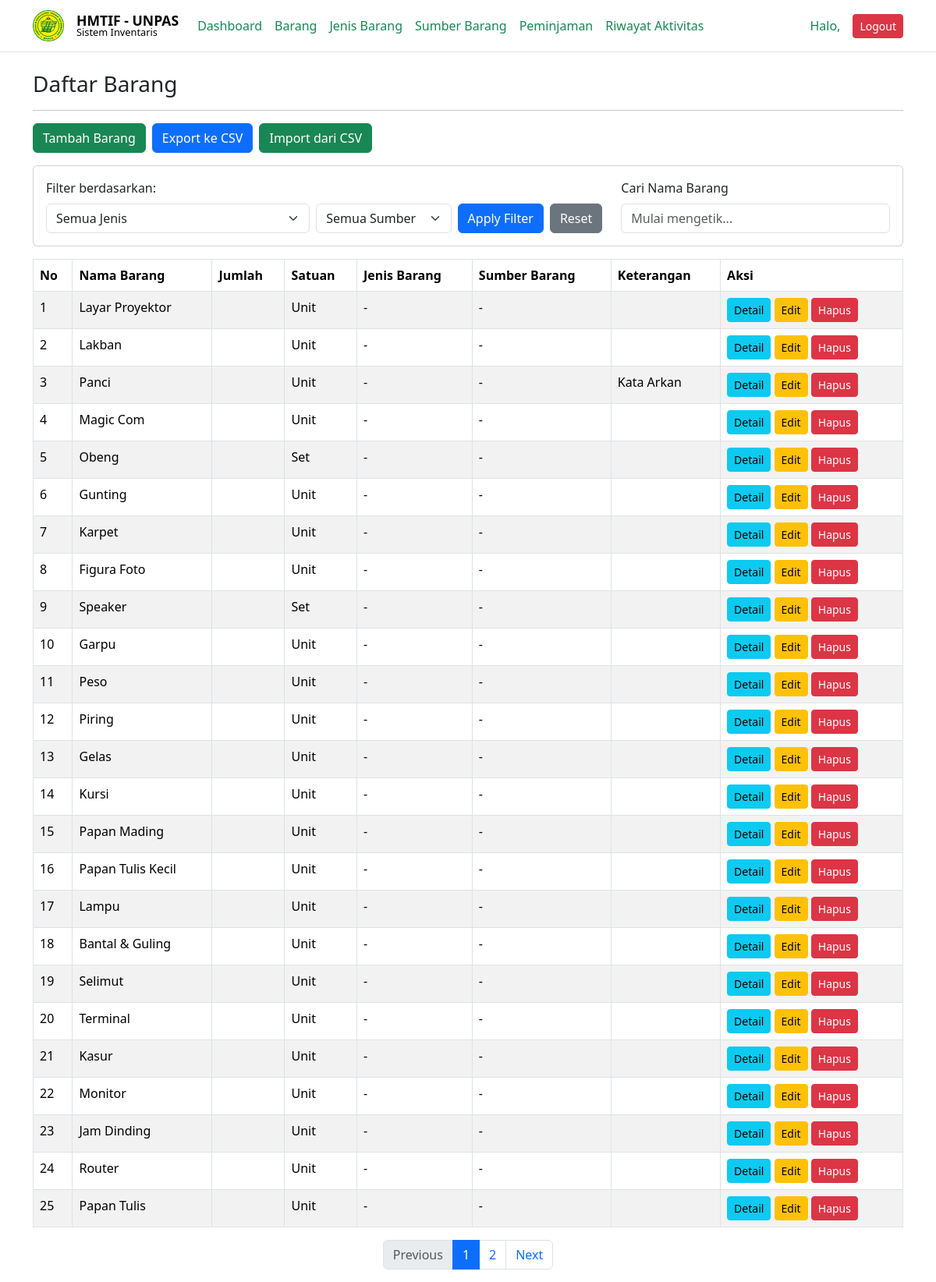
Before: /public/barang (signed in) with the older database file.
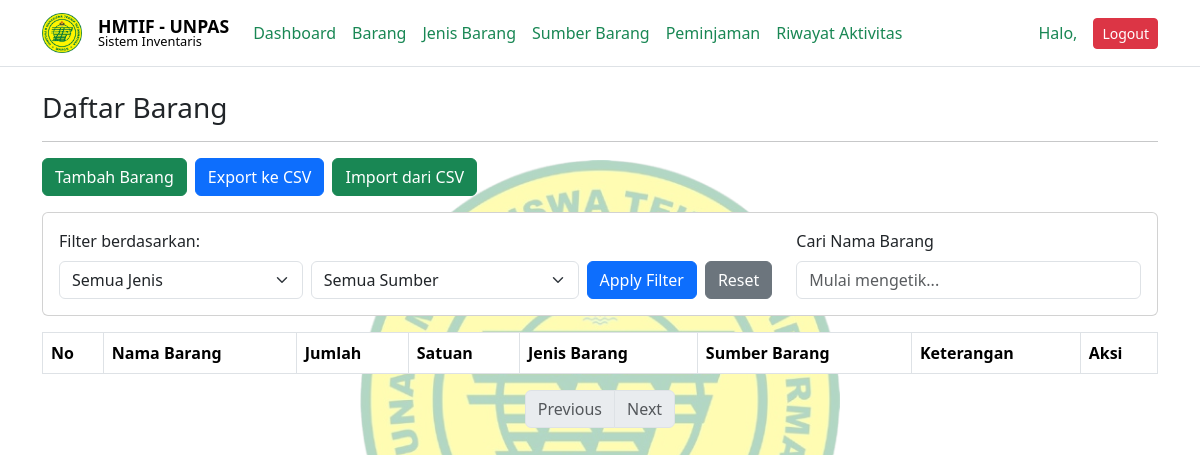
After: the same page with the newer database file.
### tables this page shows
CREATE TABLE `barang` (
  `id` int NOT NULL,
  `nama_barang` varchar(100) NOT NULL,
  `jumlah` int NOT NULL,
  `satuan` varchar(20) NOT NULL,
  `id_jenis` int DEFAULT NULL,
  `id_sumber` int DEFAULT NULL,
  `keterangan` text,
  `dibuat_pada` datetime DEFAULT CURRENT_TIMESTAMP
);

### app/core/Controller.php (called while the page is built, shortened)
<?php
class Controller {
    public function view($view, $data = []) {
        require_once '../views/' . $view . '.php';
    }
    public function model($model) {
        return new $model();
    }
}

### app/controllers/BarangController.php (called while the page is built, shortened)
<?php
class BarangController extends Controller {
    public function index()
    {
        $data['judul'] = 'Daftar Barang';
        $limit = 25;
        $page = (isset($_GET['page'])) ? (int)$_GET['page'] : 1;
        $offset = ($page > 1) ? ($page * $limit) - $limit : 0;
        $params = [
            'limit' => $limit,
            'offset' => $offset,
            'jenis_id' => $_GET['jenis'] ?? null,
            'sumber_id' => $_GET['sumber'] ?? null,
            'sort' => $_GET['sort'] ?? 'id',
            'direction' => $_GET['direction'] ?? 'desc'
        ];
        $total_records = $this->model('Barang_model')->countAllBarang($params);
        $data['total_pages'] = ceil($total_records / $limit);
        $data['current_page'] = $page;
        $data['start_number'] = $offset + 1;
        $data['barang'] = $this->model('Barang_model')->getAllBarang($params);
        $data['jenis_list'] = $this->model('Barang_model')->getAllJenis();
        $data['sumber_list'] = $this->model('Barang_model')->getAllSumber();
        $data['current_filters'] = $params;
        $this->view('templates/header', $data);
        $this->view('barang/index', $data);
        $this->view('templates/footer');
    }
}

### app/core/App.php (called while the page is built, shortened)
<?php
class App {
    protected $controller = 'Home';
    protected $method = 'index';
    protected $params = [];
    public function __construct() {
        $url = $this->parseURL();
        if(isset($url[0]) && file_exists('../app/controllers/' . $url[0] . 'Controller.php')) {
            $this->controller = $url[0];
        }
        require_once '../app/controllers/' . $this->controller . 'Controller.php';
        $this->controller = new ($this->controller . 'Controller');
        call_user_func_array([$this->controller, $this->method], $this->params);
    }
    public function parseURL() {
        if(isset($_GET['url'])) {
            $url = rtrim($_GET['url'], '/');
            $url = filter_var($url, FILTER_SANITIZE_URL);
            $url = explode('/', $url);
            return $url;
        }
        return [];
    }
}

### public/index.php (called while the page is built, shortened)
<?php
$app = new App();

### app/models/Barang_model.php (called while the page is built, shortened)
<?php
class Barang_model {
    private $dbh;
    public function __construct() {
        $dsn = 'mysql:host=' . DB_HOST . ';dbname=' . DB_NAME;
        try {
            $this->dbh = new PDO($dsn, DB_USER, DB_PASS);
        } catch(PDOException $e) {
            die($e->getMessage());
        }
    }
    public function getAllBarang($params = [])
    {
        $query = "SELECT b.*, j.nama_jenis, s.nama_sumber
                  FROM barang b
                  LEFT JOIN jenis_barang j ON b.id_jenis = j.id
                  LEFT JOIN sumber_barang s ON b.id_sumber = s.id";
        $orderBy = 'b.id DESC';
        $query .= " ORDER BY " . $orderBy;
        $limit = $params['limit'] ?? 25;
        $offset = $params['offset'] ?? 0;
        $query .= " LIMIT :limit OFFSET :offset";
        $this->stmt = $this->dbh->prepare($query);
        $this->stmt->bindValue(':limit', $limit, PDO::PARAM_INT);
        $this->stmt->bindValue(':offset', $offset, PDO::PARAM_INT);
        $this->stmt->execute();
        return $this->stmt->fetchAll(PDO::FETCH_ASSOC);
    }
}

### views/barang/index.php (the view, shortened to what this page needs)
<div class="container mt-4">
  <h3><?= $data['judul']; ?></h3>
  <hr>
  <div class="d-flex justify-content-start mb-3">
  <a href="<?= BASEURL; ?>/barang/tambah" class="btn btn-success me-2">Tambah Barang</a>
  <a href="<?= BASEURL; ?>/barang/exportCsv" class="btn btn-primary me-2">Export ke CSV</a>
  <a href="<?= BASEURL; ?>/barang/importCsvForm" class="btn btn-success me-2">Import dari CSV</a>
  </div>
  <div class="card mb-3">
    <div class="card-body">
      <div class="row align-items-end">
        <div class="col-md-8">
          <form action="<?= BASEURL; ?>/barang" method="get" class="d-flex align-items-end">
            <div class="flex-grow-1 me-2">
              <label class="form-label">Filter berdasarkan:</label>
              <select name="jenis" class="form-select">
                <option value="">Semua Jenis</option>
              </select>
            </div>
            <div class="flex-grow-1 me-2">
              <label class="form-label">&nbsp;</label>
              <select name="sumber" class="form-select">
                <option value="">Semua Sumber</option>
              </select>
            </div>
            <div class="me-2">
              <button type="submit" class="btn btn-primary">Apply Filter</button>
            </div>
            <div>
              <a href="<?= BASEURL; ?>/barang" class="btn btn-secondary">Reset</a>
            </div>
          </form>
        </div>
        <div class="col-md-4">
          <label for="keyword" class="form-label">Cari Nama Barang  </label>
          <input type="text" class="form-control" placeholder="Mulai mengetik..." name="keyword" id="keyword" autocomplete="off">
        </div>
      </div>
    </div>
  </div>
  <table class="table table-bordered table-striped">
    <thead>
      <tr>
        <th>No</th>
        <th>Nama Barang</th>
        <th>Jumlah</th>
        <th>Satuan</th>
        <th>Jenis Barang</th>
        <th>Sumber Barang</th>
        <th>Keterangan</th>
        <th>Aksi</th>
      </tr>
    </thead>
    <tbody id="table-body">
        <?php $no = $data['start_number'];  ?>
        <?php foreach($data['barang'] as $brg) : ?>
        <tr>
            <td><?= $no++; ?></td>
            <td><?= htmlspecialchars($brg['nama_barang']); ?></td>
            <td><?= htmlspecialchars($brg['jumlah']); ?></td>
            <td><?= htmlspecialchars($brg['satuan']); ?></td>
            <td><?= htmlspecialchars($brg['nama_jenis'] ?? '-'); ?></td>
            <td><?= htmlspecialchars($brg['nama_sumber'] ?? '-'); ?></td>
            <td>
                <?php
                    $keterangan = $brg['keterangan'];
                    if (strlen($keterangan) > 40) {
                        echo htmlspecialchars(substr($keterangan, 0, 40)) . '...';
                    } else {
                        echo htmlspecialchars($keterangan ?? '-');
                    }
                ?>
            </td>
            <td>
                <a href="<?= BASEURL; ?>/barang/detail/<?= $brg['id']; ?>" class="btn btn-sm btn-info">Detail</a>
                <a href="<?= BASEURL; ?>/barang/edit/<?= $brg['id']; ?>" class="btn btn-sm btn-warning">Edit</a>
                <a href="<?= BASEURL; ?>/barang/hapus/<?= $brg['id']; ?>" class="btn btn-sm btn-danger" onclick="return confirm('Yakin?');">Hapus</a>
            </td>
        </tr>
        <?php endforeach; ?>
    </tbody>
  </table>
  <nav>
    <ul class="pagination justify-content-center">
        <li class="page-item <?= ($data['current_page'] <= 1) ? 'disabled' : ''; ?>">
            <a class="page-link" href="?page=<?= $data['current_page'] - 1; ?>">Previous</a>
        </li>
        <?php for($i = 1; $i <= $data['total_pages']; $i++): ?>
            <li class="page-item <?= ($i == $data['current_page']) ? 'active' : ''; ?>">
                <a class="page-link" href="?page=<?= $i; ?>"><?= $i; ?></a>
            </li>
        <?php endfor; ?>
        <li class="page-item <?= ($data['current_page'] >= $data['total_pages']) ? 'disabled' : ''; ?>">
            <a class="page-link" href="?page=<?= $data['current_page'] + 1; ?>">Next</a>
        </li>
    </ul>
  </nav>
</div>

### views/templates/header.php (shortened to what this page needs)
<!DOCTYPE html>
<html lang="en">
<head>
    <link href="https://cdn.jsdelivr.net/npm/bootstrap@5.3.3/dist/css/bootstrap.min.css" rel="stylesheet">
    <link rel="stylesheet" href="<?= BASEURL; ?>/css/style.css">
</head>
<body>
<nav class="navbar navbar-expand-lg border-bottom" style="background-color:rgb(255, 255, 255);" data-bs-theme="light">
  <div class="container">
    <a class="navbar-brand d-flex align-items-center" href="<?= BASEURL; ?>/dashboard">
        <img src="<?= BASEURL; ?>/img/Logo-HMTIF.png" alt="Logo Himpunan" style="height: 40px;" class="me-3">
        <div>
            <span class="navbar-brand-main">HMTIF - UNPAS</span>
            <span class="navbar-brand-sub">Sistem Inventaris</span>
        </div>
    </a>
    <div class="collapse navbar-collapse" id="navbarNav">
        <ul class="navbar-nav me-auto mb-2 mb-lg-0">
            <li class="nav-item">
                <a class="nav-link text-success" href="<?= BASEURL; ?>/dashboard">Dashboard</a>
            </li>
            <li class="nav-item">
                <a class="nav-link text-success" href="<?= BASEURL; ?>/barang">Barang</a>
            </li>
            <li class="nav-item">
                <a class="nav-link text-success" href="<?= BASEURL; ?>/jenisbarang">Jenis Barang</a>
            </li>
            <li class="nav-item">
                <a class="nav-link text-success" href="<?= BASEURL; ?>/sumberbarang">Sumber Barang</a>
            </li>
            <li class="nav-item">
                <a class="nav-link text-success" href="<?= BASEURL; ?>/peminjaman">Peminjaman</a>
            </li>
            <li class="nav-item">
                <a class="nav-link text-success" href="<?= BASEURL; ?>/log">Riwayat Aktivitas</a>
            </li>
        </ul>
        <ul class="navbar-nav mb-2 mb-lg-0">
            <li class="nav-item d-flex align-items-center">
                <span class="navbar-text me-3 text-success">
                    Halo, <?= $_SESSION['username']; ?>
                </span>
                <a href="<?= BASEURL; ?>/auth/logout" class="btn btn-sm btn-danger">Logout</a>
            </li>
        </ul>
    </div>
  </div>
</nav>

### views/templates/footer.php (shortened to what this page needs)
</body>
</html>

### public/css/style.css (style rules this page uses)
body::before { content: ""; position: fixed; top: 0; left: 0; width: 100%; height: 100%; background-image: url('../img/Logo-HMTIF.png'); background-repeat: no-repeat; background-position: center center; background-size: 40%; opacity: 0.3; z-index: -1; }
.navbar-brand-main { display: block; font-size: 1.1rem; font-weight: bold; line-height: 1; }
.navbar-brand-sub { display: block; font-size: 0.8rem; line-height: 1; }

Changed rows visible on the page:
removed barang: nama_barang "Layar Proyektor", satuan "Unit", nama_jenis "-", nama_sumber "-"
removed barang: nama_barang "Lakban", satuan "Unit", nama_jenis "-", nama_sumber "-"
removed barang: nama_barang "Panci", satuan "Unit", nama_jenis "-", nama_sumber "-", keterangan "Kata Arkan"
removed barang: nama_barang "Magic Com", satuan "Unit", nama_jenis "-", nama_sumber "-"
removed barang: nama_barang "Obeng", satuan "Set", nama_jenis "-", nama_sumber "-"
removed barang: nama_barang "Gunting", satuan "Unit", nama_jenis "-", nama_sumber "-"
removed barang: nama_barang "Karpet", satuan "Unit", nama_jenis "-", nama_sumber "-"
removed barang: nama_barang "Figura Foto", satuan "Unit", nama_jenis "-", nama_sumber "-"
removed barang: nama_barang "Speaker", satuan "Set", nama_jenis "-", nama_sumber "-"
removed barang: nama_barang "Garpu", satuan "Unit", nama_jenis "-", nama_sumber "-"
removed barang: nama_barang "Peso", satuan "Unit", nama_jenis "-", nama_sumber "-"
removed barang: nama_barang "Piring", satuan "Unit", nama_jenis "-", nama_sumber "-"
removed barang: nama_barang "Gelas", satuan "Unit", nama_jenis "-", nama_sumber "-"
removed barang: nama_barang "Kursi", satuan "Unit", nama_jenis "-", nama_sumber "-"
removed barang: nama_barang "Papan Mading", satuan "Unit", nama_jenis "-", nama_sumber "-"
removed barang: nama_barang "Papan Tulis Kecil", satuan "Unit", nama_jenis "-", nama_sumber "-"
removed barang: nama_barang "Lampu", satuan "Unit", nama_jenis "-", nama_sumber "-"
removed barang: nama_barang "Bantal & Guling", satuan "Unit", nama_jenis "-", nama_sumber "-"
removed barang: nama_barang "Selimut", satuan "Unit", nama_jenis "-", nama_sumber "-"
removed barang: nama_barang "Terminal", satuan "Unit", nama_jenis "-", nama_sumber "-"
removed barang: nama_barang "Kasur", satuan "Unit", nama_jenis "-", nama_sumber "-"
removed barang: nama_barang "Monitor", satuan "Unit", nama_jenis "-", nama_sumber "-"
removed barang: nama_barang "Jam Dinding", satuan "Unit", nama_jenis "-", nama_sumber "-"
removed barang: nama_barang "Router", satuan "Unit", nama_jenis "-", nama_sumber "-"
removed barang: nama_barang "Papan Tulis", satuan "Unit", nama_jenis "-", nama_sumber "-"
Other visible differences:
list line gone: "1"
list line gone: "2"
